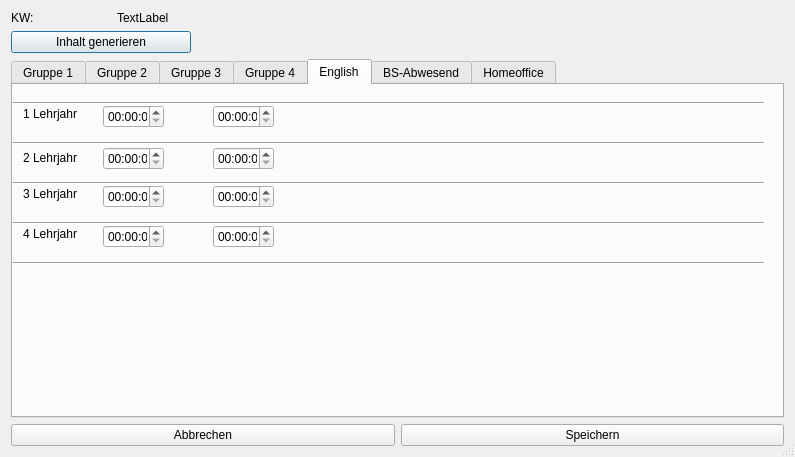
<?xml version="1.0" encoding="UTF-8"?>
<ui version="4.0">
 <class>Dialog</class>
 <widget class="QDialog" name="Dialog">
  <property name="geometry">
   <rect>
    <x>0</x>
    <y>0</y>
    <width>795</width>
    <height>457</height>
   </rect>
  </property>
  <property name="windowTitle">
   <string>Dialog</string>
  </property>
  <property name="sizeGripEnabled">
   <bool>true</bool>
  </property>
  <layout class="QGridLayout" name="gridLayout">
   <item row="0" column="0">
    <layout class="QHBoxLayout" name="horizontalLayout_2">
     <item>
      <widget class="QLabel" name="label">
       <property name="maximumSize">
        <size>
         <width>100</width>
         <height>16777215</height>
        </size>
       </property>
       <property name="styleSheet">
        <string notr="true">font: 26pt &quot;MS Shell Dlg 2&quot;;</string>
       </property>
       <property name="text">
        <string>KW:</string>
       </property>
      </widget>
     </item>
     <item>
      <widget class="QLabel" name="KW_l">
       <property name="styleSheet">
        <string notr="true">font: 26pt &quot;MS Shell Dlg 2&quot;;</string>
       </property>
       <property name="text">
        <string>TextLabel</string>
       </property>
      </widget>
     </item>
    </layout>
   </item>
   <item row="1" column="0">
    <layout class="QVBoxLayout" name="verticalLayout">
     <item>
      <layout class="QHBoxLayout" name="horizontalLayout">
       <item>
        <widget class="QPushButton" name="pushButton_generieren">
         <property name="maximumSize">
          <size>
           <width>180</width>
           <height>16777215</height>
          </size>
         </property>
         <property name="styleSheet">
          <string notr="true">font: 10pt &quot;MS Shell Dlg 2&quot;;</string>
         </property>
         <property name="text">
          <string>Inhalt generieren</string>
         </property>
         <property name="icon">
          <iconset>
           <normaloff>../../_Symbole/UsedSymbols/hammer_wrench_icon_135529.ico</normaloff>../../_Symbole/UsedSymbols/hammer_wrench_icon_135529.ico</iconset>
         </property>
        </widget>
       </item>
       <item>
        <widget class="QLabel" name="label_8">
         <property name="text">
          <string/>
         </property>
        </widget>
       </item>
       <item>
        <widget class="QLabel" name="label_6">
         <property name="maximumSize">
          <size>
           <width>80</width>
           <height>16777215</height>
          </size>
         </property>
         <property name="text">
          <string/>
         </property>
        </widget>
       </item>
      </layout>
     </item>
     <item>
      <layout class="QVBoxLayout" name="verticalLayout_2">
       <item>
        <widget class="QTabWidget" name="tabWidget">
         <property name="currentIndex">
          <number>4</number>
         </property>
         <widget class="QWidget" name="ss">
          <attribute name="title">
           <string>Gruppe 1</string>
          </attribute>
          <widget class="QLineEdit" name="lineEdit_1A">
           <property name="geometry">
            <rect>
             <x>20</x>
             <y>40</y>
             <width>700</width>
             <height>80</height>
            </rect>
           </property>
           <property name="minimumSize">
            <size>
             <width>700</width>
             <height>80</height>
            </size>
           </property>
           <property name="maximumSize">
            <size>
             <width>700</width>
             <height>80</height>
            </size>
           </property>
           <property name="alignment">
            <set>Qt::AlignLeading|Qt::AlignLeft|Qt::AlignTop</set>
           </property>
          </widget>
          <widget class="QLabel" name="label_2">
           <property name="geometry">
            <rect>
             <x>20</x>
             <y>20</y>
             <width>71</width>
             <height>16</height>
            </rect>
           </property>
           <property name="text">
            <string>Gruppe 1A</string>
           </property>
          </widget>
          <widget class="QLabel" name="label_3">
           <property name="geometry">
            <rect>
             <x>20</x>
             <y>150</y>
             <width>71</width>
             <height>16</height>
            </rect>
           </property>
           <property name="text">
            <string>Gruppe 1B</string>
           </property>
          </widget>
          <widget class="QLineEdit" name="lineEdit_1B">
           <property name="geometry">
            <rect>
             <x>20</x>
             <y>170</y>
             <width>700</width>
             <height>80</height>
            </rect>
           </property>
           <property name="minimumSize">
            <size>
             <width>700</width>
             <height>80</height>
            </size>
           </property>
           <property name="maximumSize">
            <size>
             <width>700</width>
             <height>80</height>
            </size>
           </property>
           <property name="alignment">
            <set>Qt::AlignLeading|Qt::AlignLeft|Qt::AlignTop</set>
           </property>
          </widget>
         </widget>
         <widget class="QWidget" name="tab_3">
          <attribute name="title">
           <string>Gruppe 2</string>
          </attribute>
          <widget class="QLabel" name="label_7">
           <property name="geometry">
            <rect>
             <x>20</x>
             <y>20</y>
             <width>71</width>
             <height>16</height>
            </rect>
           </property>
           <property name="text">
            <string>Gruppe 2A</string>
           </property>
          </widget>
          <widget class="QLineEdit" name="lineEdit_2B">
           <property name="geometry">
            <rect>
             <x>20</x>
             <y>170</y>
             <width>700</width>
             <height>80</height>
            </rect>
           </property>
           <property name="minimumSize">
            <size>
             <width>700</width>
             <height>80</height>
            </size>
           </property>
           <property name="maximumSize">
            <size>
             <width>700</width>
             <height>80</height>
            </size>
           </property>
           <property name="alignment">
            <set>Qt::AlignLeading|Qt::AlignLeft|Qt::AlignTop</set>
           </property>
          </widget>
          <widget class="QLineEdit" name="lineEdit_2A">
           <property name="geometry">
            <rect>
             <x>20</x>
             <y>40</y>
             <width>700</width>
             <height>80</height>
            </rect>
           </property>
           <property name="minimumSize">
            <size>
             <width>700</width>
             <height>80</height>
            </size>
           </property>
           <property name="maximumSize">
            <size>
             <width>700</width>
             <height>80</height>
            </size>
           </property>
           <property name="alignment">
            <set>Qt::AlignLeading|Qt::AlignLeft|Qt::AlignTop</set>
           </property>
          </widget>
          <widget class="QLabel" name="label_9">
           <property name="geometry">
            <rect>
             <x>20</x>
             <y>150</y>
             <width>71</width>
             <height>16</height>
            </rect>
           </property>
           <property name="text">
            <string>Gruppe 2B</string>
           </property>
          </widget>
         </widget>
         <widget class="QWidget" name="tab_4">
          <attribute name="title">
           <string>Gruppe 3</string>
          </attribute>
          <widget class="QLabel" name="label_10">
           <property name="geometry">
            <rect>
             <x>20</x>
             <y>20</y>
             <width>71</width>
             <height>16</height>
            </rect>
           </property>
           <property name="text">
            <string>Gruppe 3A</string>
           </property>
          </widget>
          <widget class="QLineEdit" name="lineEdit_3B">
           <property name="geometry">
            <rect>
             <x>20</x>
             <y>170</y>
             <width>700</width>
             <height>80</height>
            </rect>
           </property>
           <property name="minimumSize">
            <size>
             <width>700</width>
             <height>80</height>
            </size>
           </property>
           <property name="maximumSize">
            <size>
             <width>700</width>
             <height>80</height>
            </size>
           </property>
           <property name="alignment">
            <set>Qt::AlignLeading|Qt::AlignLeft|Qt::AlignTop</set>
           </property>
          </widget>
          <widget class="QLineEdit" name="lineEdit_3A">
           <property name="geometry">
            <rect>
             <x>20</x>
             <y>40</y>
             <width>700</width>
             <height>80</height>
            </rect>
           </property>
           <property name="minimumSize">
            <size>
             <width>700</width>
             <height>80</height>
            </size>
           </property>
           <property name="maximumSize">
            <size>
             <width>700</width>
             <height>80</height>
            </size>
           </property>
           <property name="alignment">
            <set>Qt::AlignLeading|Qt::AlignLeft|Qt::AlignTop</set>
           </property>
          </widget>
          <widget class="QLabel" name="label_11">
           <property name="geometry">
            <rect>
             <x>20</x>
             <y>150</y>
             <width>71</width>
             <height>16</height>
            </rect>
           </property>
           <property name="text">
            <string>Gruppe 3B</string>
           </property>
          </widget>
         </widget>
         <widget class="QWidget" name="tab_6">
          <attribute name="title">
           <string>Gruppe 4</string>
          </attribute>
          <widget class="QLabel" name="label_12">
           <property name="geometry">
            <rect>
             <x>20</x>
             <y>20</y>
             <width>71</width>
             <height>16</height>
            </rect>
           </property>
           <property name="text">
            <string>Gruppe 4A</string>
           </property>
          </widget>
          <widget class="QLineEdit" name="lineEdit_4B">
           <property name="geometry">
            <rect>
             <x>20</x>
             <y>170</y>
             <width>700</width>
             <height>80</height>
            </rect>
           </property>
           <property name="minimumSize">
            <size>
             <width>700</width>
             <height>80</height>
            </size>
           </property>
           <property name="maximumSize">
            <size>
             <width>700</width>
             <height>80</height>
            </size>
           </property>
           <property name="alignment">
            <set>Qt::AlignLeading|Qt::AlignLeft|Qt::AlignTop</set>
           </property>
          </widget>
          <widget class="QLineEdit" name="lineEdit_4A">
           <property name="geometry">
            <rect>
             <x>20</x>
             <y>40</y>
             <width>700</width>
             <height>80</height>
            </rect>
           </property>
           <property name="minimumSize">
            <size>
             <width>700</width>
             <height>80</height>
            </size>
           </property>
           <property name="maximumSize">
            <size>
             <width>700</width>
             <height>80</height>
            </size>
           </property>
           <property name="alignment">
            <set>Qt::AlignLeading|Qt::AlignLeft|Qt::AlignTop</set>
           </property>
          </widget>
          <widget class="QLabel" name="label_13">
           <property name="geometry">
            <rect>
             <x>20</x>
             <y>150</y>
             <width>71</width>
             <height>16</height>
            </rect>
           </property>
           <property name="text">
            <string>Gruppe 4B</string>
           </property>
          </widget>
         </widget>
         <widget class="QWidget" name="tab">
          <attribute name="title">
           <string>English</string>
          </attribute>
          <widget class="QLabel" name="label_4">
           <property name="geometry">
            <rect>
             <x>10</x>
             <y>20</y>
             <width>71</width>
             <height>17</height>
            </rect>
           </property>
           <property name="text">
            <string>1 Lehrjahr</string>
           </property>
          </widget>
          <widget class="QLabel" name="label_5">
           <property name="geometry">
            <rect>
             <x>10</x>
             <y>64</y>
             <width>71</width>
             <height>17</height>
            </rect>
           </property>
           <property name="text">
            <string>2 Lehrjahr</string>
           </property>
          </widget>
          <widget class="QLabel" name="label_15">
           <property name="geometry">
            <rect>
             <x>10</x>
             <y>100</y>
             <width>71</width>
             <height>17</height>
            </rect>
           </property>
           <property name="text">
            <string>3 Lehrjahr</string>
           </property>
          </widget>
          <widget class="QLabel" name="label_16">
           <property name="geometry">
            <rect>
             <x>10</x>
             <y>140</y>
             <width>71</width>
             <height>17</height>
            </rect>
           </property>
           <property name="text">
            <string>4 Lehrjahr</string>
           </property>
          </widget>
          <widget class="QTimeEdit" name="timeEdit">
           <property name="geometry">
            <rect>
             <x>90</x>
             <y>20</y>
             <width>61</width>
             <height>23</height>
            </rect>
           </property>
          </widget>
          <widget class="QTimeEdit" name="timeEdit_2">
           <property name="geometry">
            <rect>
             <x>200</x>
             <y>20</y>
             <width>61</width>
             <height>23</height>
            </rect>
           </property>
          </widget>
          <widget class="Line" name="line">
           <property name="geometry">
            <rect>
             <x>0</x>
             <y>50</y>
             <width>751</width>
             <height>16</height>
            </rect>
           </property>
           <property name="orientation">
            <enum>Qt::Horizontal</enum>
           </property>
          </widget>
          <widget class="QTimeEdit" name="timeEdit_3">
           <property name="geometry">
            <rect>
             <x>90</x>
             <y>62</y>
             <width>61</width>
             <height>23</height>
            </rect>
           </property>
          </widget>
          <widget class="QTimeEdit" name="timeEdit_4">
           <property name="geometry">
            <rect>
             <x>200</x>
             <y>62</y>
             <width>61</width>
             <height>23</height>
            </rect>
           </property>
          </widget>
          <widget class="QTimeEdit" name="timeEdit_5">
           <property name="geometry">
            <rect>
             <x>90</x>
             <y>100</y>
             <width>61</width>
             <height>23</height>
            </rect>
           </property>
          </widget>
          <widget class="QTimeEdit" name="timeEdit_6">
           <property name="geometry">
            <rect>
             <x>200</x>
             <y>100</y>
             <width>61</width>
             <height>23</height>
            </rect>
           </property>
          </widget>
          <widget class="QTimeEdit" name="timeEdit_7">
           <property name="geometry">
            <rect>
             <x>90</x>
             <y>140</y>
             <width>61</width>
             <height>23</height>
            </rect>
           </property>
          </widget>
          <widget class="QTimeEdit" name="timeEdit_8">
           <property name="geometry">
            <rect>
             <x>200</x>
             <y>140</y>
             <width>61</width>
             <height>23</height>
            </rect>
           </property>
          </widget>
          <widget class="Line" name="line_2">
           <property name="geometry">
            <rect>
             <x>0</x>
             <y>90</y>
             <width>751</width>
             <height>16</height>
            </rect>
           </property>
           <property name="orientation">
            <enum>Qt::Horizontal</enum>
           </property>
          </widget>
          <widget class="Line" name="line_3">
           <property name="geometry">
            <rect>
             <x>0</x>
             <y>130</y>
             <width>751</width>
             <height>16</height>
            </rect>
           </property>
           <property name="orientation">
            <enum>Qt::Horizontal</enum>
           </property>
          </widget>
          <widget class="Line" name="line_4">
           <property name="geometry">
            <rect>
             <x>0</x>
             <y>10</y>
             <width>751</width>
             <height>16</height>
            </rect>
           </property>
           <property name="orientation">
            <enum>Qt::Horizontal</enum>
           </property>
          </widget>
          <widget class="Line" name="line_5">
           <property name="geometry">
            <rect>
             <x>0</x>
             <y>170</y>
             <width>751</width>
             <height>16</height>
            </rect>
           </property>
           <property name="orientation">
            <enum>Qt::Horizontal</enum>
           </property>
          </widget>
         </widget>
         <widget class="QWidget" name="tab_8">
          <attribute name="title">
           <string>BS-Abwesend</string>
          </attribute>
          <widget class="QLineEdit" name="lineEdit_BS">
           <property name="geometry">
            <rect>
             <x>20</x>
             <y>40</y>
             <width>700</width>
             <height>80</height>
            </rect>
           </property>
           <property name="minimumSize">
            <size>
             <width>700</width>
             <height>80</height>
            </size>
           </property>
           <property name="maximumSize">
            <size>
             <width>700</width>
             <height>80</height>
            </size>
           </property>
           <property name="alignment">
            <set>Qt::AlignLeading|Qt::AlignLeft|Qt::AlignTop</set>
           </property>
          </widget>
          <widget class="QLabel" name="label_14">
           <property name="geometry">
            <rect>
             <x>20</x>
             <y>20</y>
             <width>81</width>
             <height>16</height>
            </rect>
           </property>
           <property name="text">
            <string>Abwesenheit</string>
           </property>
          </widget>
         </widget>
         <widget class="QWidget" name="tab_9">
          <attribute name="title">
           <string>Homeoffice</string>
          </attribute>
          <widget class="QLabel" name="label_24">
           <property name="geometry">
            <rect>
             <x>20</x>
             <y>20</y>
             <width>81</width>
             <height>16</height>
            </rect>
           </property>
           <property name="text">
            <string>Abwesenheit</string>
           </property>
          </widget>
          <widget class="QLineEdit" name="lineEdit_Homeoffice">
           <property name="geometry">
            <rect>
             <x>20</x>
             <y>40</y>
             <width>700</width>
             <height>80</height>
            </rect>
           </property>
           <property name="minimumSize">
            <size>
             <width>700</width>
             <height>80</height>
            </size>
           </property>
           <property name="maximumSize">
            <size>
             <width>700</width>
             <height>80</height>
            </size>
           </property>
           <property name="alignment">
            <set>Qt::AlignLeading|Qt::AlignLeft|Qt::AlignTop</set>
           </property>
          </widget>
         </widget>
        </widget>
       </item>
      </layout>
     </item>
     <item>
      <layout class="QHBoxLayout" name="horizontalLayout_3">
       <item>
        <widget class="QPushButton" name="pushButton_abbrechen">
         <property name="styleSheet">
          <string notr="true">font: 10pt &quot;MS Shell Dlg 2&quot;;</string>
         </property>
         <property name="text">
          <string>Abbrechen</string>
         </property>
         <property name="icon">
          <iconset>
           <normaloff>../../_Symbole/UsedSymbols/closewindowapplication_cerca_ventan_2874.ico</normaloff>../../_Symbole/UsedSymbols/closewindowapplication_cerca_ventan_2874.ico</iconset>
         </property>
        </widget>
       </item>
       <item>
        <widget class="QPushButton" name="pushButton_Speichern">
         <property name="styleSheet">
          <string notr="true">font: 10pt &quot;MS Shell Dlg 2&quot;;</string>
         </property>
         <property name="text">
          <string>Speichern</string>
         </property>
         <property name="icon">
          <iconset>
           <normaloff>../../_Symbole/UsedSymbols/kat.ico</normaloff>../../_Symbole/UsedSymbols/kat.ico</iconset>
         </property>
        </widget>
       </item>
      </layout>
     </item>
    </layout>
   </item>
  </layout>
 </widget>
 <resources/>
 <connections/>
</ui>
